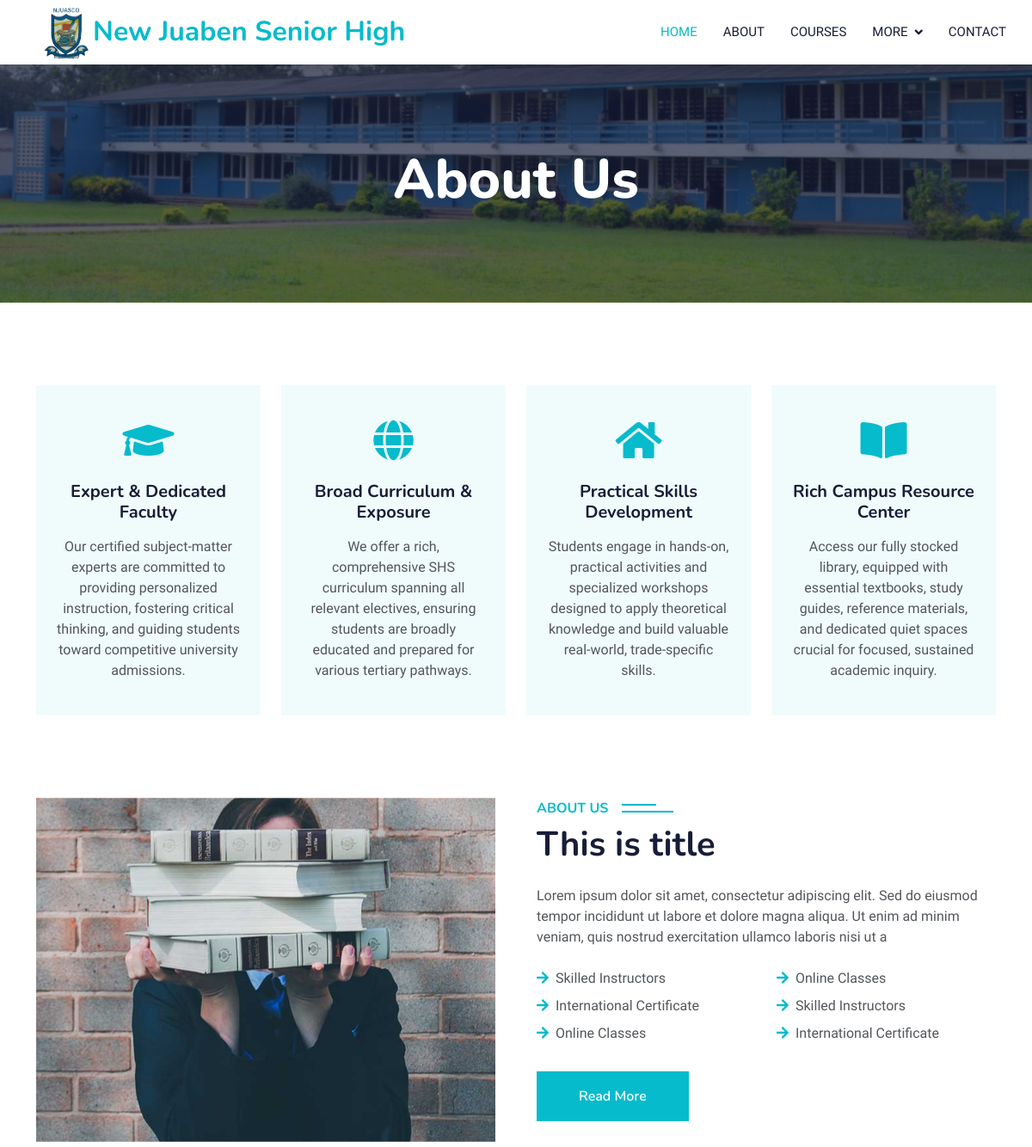
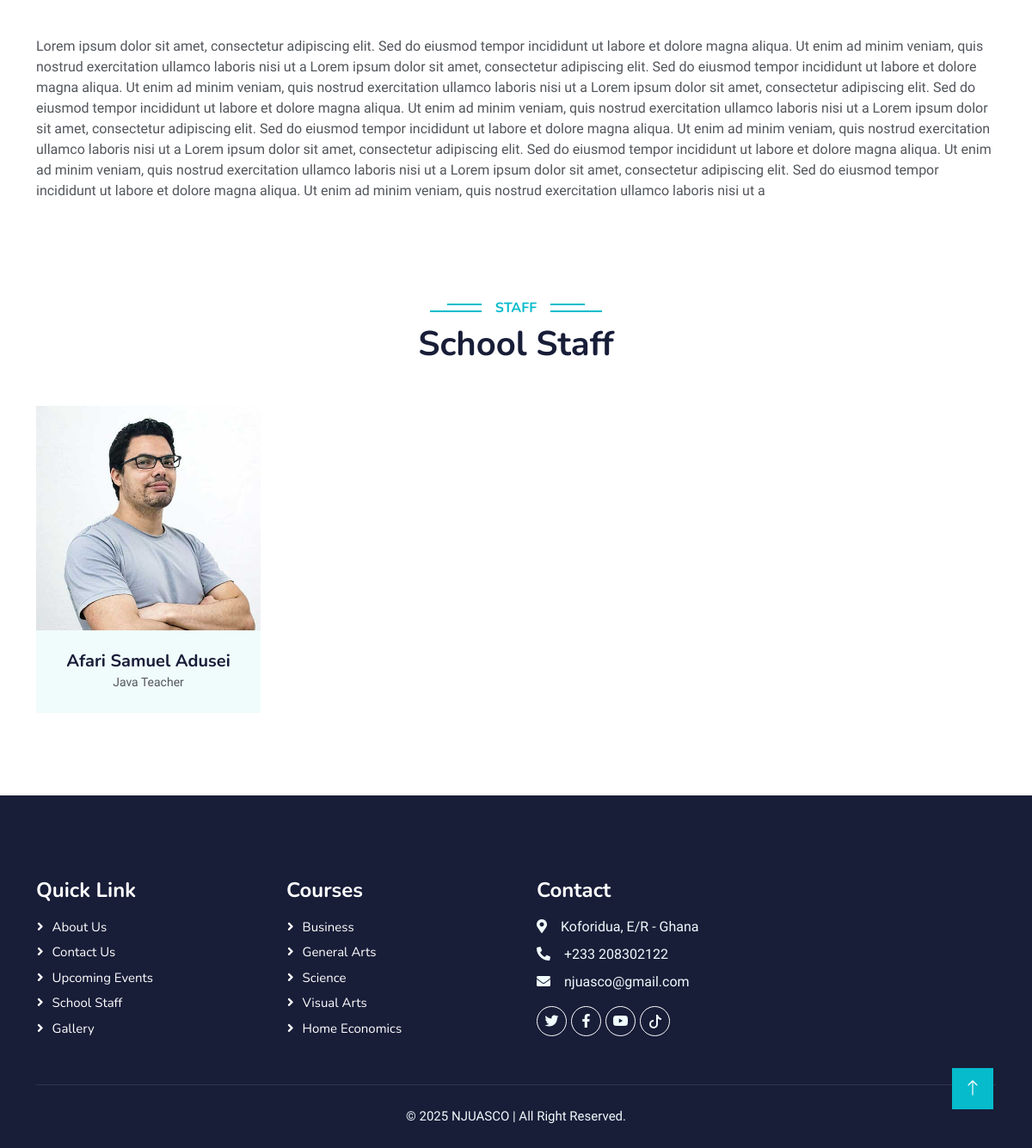
/about, run on the app's committed database (2 pictures, top to bottom).
### main/models.py (models this page shows, shortened)
class About(models.Model):
    author = models.ForeignKey(User, on_delete=models.CASCADE)
    title = models.CharField(max_length=100)
    subtitle = models.CharField(max_length=200)
    description = models.TextField()
    image = models.ImageField(upload_to='about/')
    created_at = models.DateTimeField(auto_now_add=True)
    updated_at = models.DateTimeField(auto_now=True)

class Staff(models.Model):
    author = models.ForeignKey(User, on_delete=models.CASCADE)
    name = models.CharField(max_length=100)
    designation = models.CharField(max_length=100)
    image = models.ImageField(upload_to='staff/')

### main/views.py (the view)
# urls.py: path("about", views.about, name="about"),
def about(request):
    about_data = About.objects.all()[:1]
    staffs = Staff.objects.all()[:4]
    about = None
    if len(about_data) > 0:
        about = about_data[0]
    context = {
        'about': about,
        'staffs': staffs,
    }
    return render(request, 'about.html', context)

### main/templates/about.html
{% extends 'base.html' %}
{% load static %}
{% block content %}
    <div class="container-fluid bg-primary py-5 mb-5 page-header">
        <div class="container py-5">
            <div class="row justify-content-center">
                <div class="col-lg-10 text-center">
                    <h1 class="display-3 text-white animated slideInDown">About Us</h1>
                </div>
            </div>
        </div>
    </div>
    {% include 'services.html' %}
<div class="container-xxl py-5">
    <div class="container">
        <div class="row g-5">
            <div class="col-lg-6 wow fadeInUp" data-wow-delay="0.1s" style="min-height: 400px;">
                <div class="position-relative h-100">
                    <img class="img-fluid position-absolute w-100 h-100" src="{{ about.image.url }}" alt=""
                        style="object-fit: cover;">
                </div>
            </div>
            <div class="col-lg-6 wow fadeInUp" data-wow-delay="0.3s">
                <h6 class="section-title bg-white text-start text-primary pe-3">About Us</h6>
                <h1 class="mb-4">{{ about.title }}</h1>
                <p class="mb-4">{{ about.subtitle }}</p>
                <div class="row gy-2 gx-4 mb-4">
                    <div class="col-sm-6">
                        <p class="mb-0"><i class="fa fa-arrow-right text-primary me-2"></i>Skilled Instructors</p>
                    </div>
                    <div class="col-sm-6">
                        <p class="mb-0"><i class="fa fa-arrow-right text-primary me-2"></i>Online Classes</p>
                    </div>
                    <div class="col-sm-6">
                        <p class="mb-0"><i class="fa fa-arrow-right text-primary me-2"></i>International Certificate</p>
                    </div>
                    <div class="col-sm-6">
                        <p class="mb-0"><i class="fa fa-arrow-right text-primary me-2"></i>Skilled Instructors</p>
                    </div>
                    <div class="col-sm-6">
                        <p class="mb-0"><i class="fa fa-arrow-right text-primary me-2"></i>Online Classes</p>
                    </div>
                    <div class="col-sm-6">
                        <p class="mb-0"><i class="fa fa-arrow-right text-primary me-2"></i>International Certificate</p>
                    </div>
                </div>
                <a class="btn btn-primary py-3 px-5 mt-2" href="">Read More</a>
            </div>
        </div>
        <div class="row pt-5">
            <div class="col-sm-12">
                <p>
                    {{ about.description }}
                </p>
            </div>
        </div>
    </div>
</div>
<div class="container-xxl py-5">
    <div class="container">
        <div class="text-center wow fadeInUp" data-wow-delay="0.1s">
            <h6 class="section-title bg-white text-center text-primary px-3">Staff</h6>
            <h1 class="mb-5">School Staff</h1>
        </div>
        <div class="row g-4">
            {% for staff in staffs %}
            <div class="col-lg-3 col-md-6 wow fadeInUp" data-wow-delay="0.1s">
                <div class="team-item bg-light">
                    <div class="overflow-hidden">
                        <img class="img-fluid" src="{{ staff.image.url }}" alt="">
                    </div>
                    <div class="text-center p-4">
                        <h5 class="mb-0">{{ staff.name }}</h5>
                        <small>{{ staff.designation }}</small>
                    </div>
                </div>
            </div>
            {% endfor %}
        </div>
    </div>
</div>
{% endblock content %}

### main/static/css/style.css (style rules this page uses)
:root { --primary: #06BBCC; --light: #F0FBFC; --dark: #181d38; }
.btn { font-family: 'Nunito', sans-serif; font-weight: 600; transition: .5s; }
.btn.btn-primary, .btn.btn-secondary { color: #FFFFFF; }
.page-header { background: linear-gradient(rgba(24, 29, 56, .7), rgba(24, 29, 56, .7)), url(../img/carousel1.JPG); background-position: center center; background-repeat: no-repeat; background-size: cover; }
.section-title { position: relative; display: inline-block; text-transform: uppercase; }
.section-title::before { position: absolute; content: ""; width: calc(100% + 80px); height: 2px; top: 4px; left: -40px; background: var(--primary); z-index: -1; }
.section-title::after { position: absolute; content: ""; width: calc(100% + 120px); height: 2px; bottom: 5px; left: -60px; background: var(--primary); z-index: -1; }
.section-title.text-start::before { width: calc(100% + 40px); left: 0; }
.section-title.text-start::after { width: calc(100% + 60px); left: 0; }
.team-item img { transition: .5s; }

### data on the page
About: image (picture), title "This is title", subtitle "Lorem ipsum dolor sit amet, consectetur adipiscing elit. Sed do eiusmod tempor incididunt ut labore et dolore magna aliqua. Ut enim ad minim veniam, quis nostrud exercitation ullamco laboris nisi ut a", description "Lorem ipsum dolor sit amet, consectetur adipiscing elit. Sed do eiusmod tempor incididunt ut labore et dolore magna aliqua. Ut enim ad minim veniam, quis nostrud exercitation ullamco laboris nisi ut a Lorem ipsum dolor sit amet, consectetur adipiscing elit. Sed do eiusmod tempor incididunt ut labore et dolore magna aliqua. Ut enim ad minim veniam, quis nostrud exercitation ullamco laboris nisi ut a Lorem ipsum dolor sit amet, consectetur adipiscing elit. Sed do eiusmod tempor incididunt ut labore et dolore magna aliqua. Ut enim ad minim veniam, quis nostrud exercitation ullamco laboris nisi ut a Lorem ipsum dolor sit amet, consectetur adipiscing elit. Sed do eiusmod tempor incididunt ut…"
Staff: image (picture), name "Afari Samuel Adusei", designation "Java Teacher"
